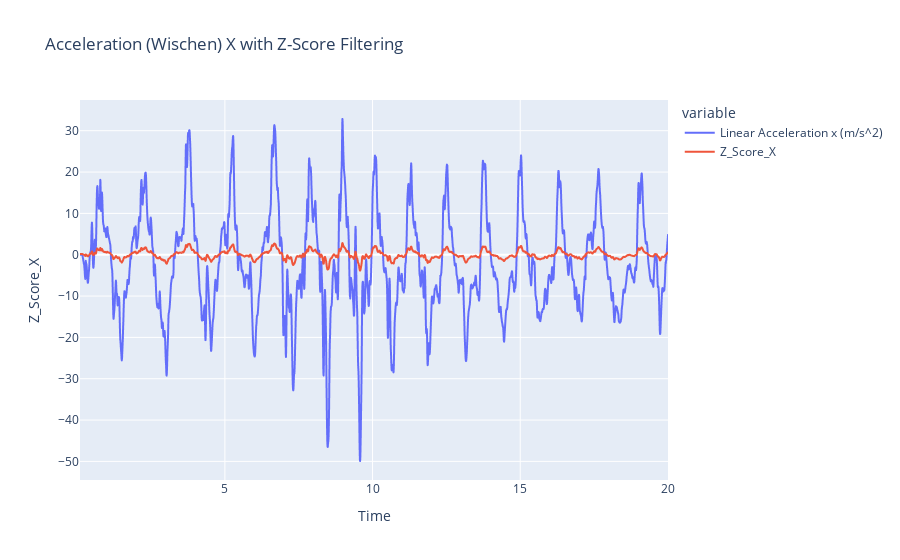
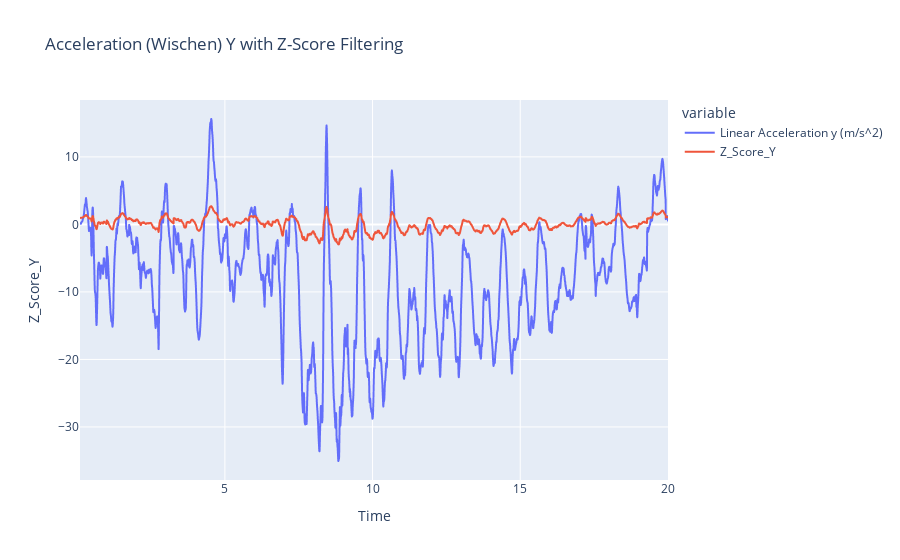
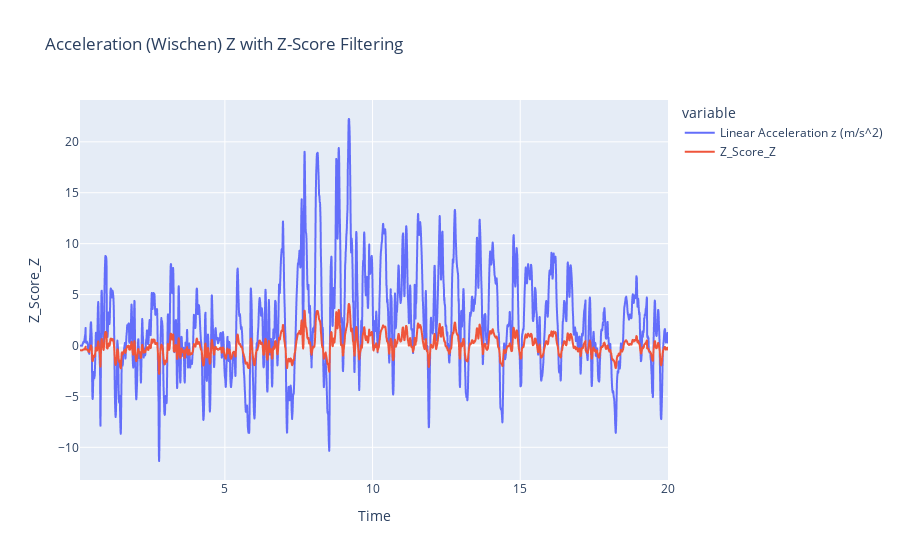
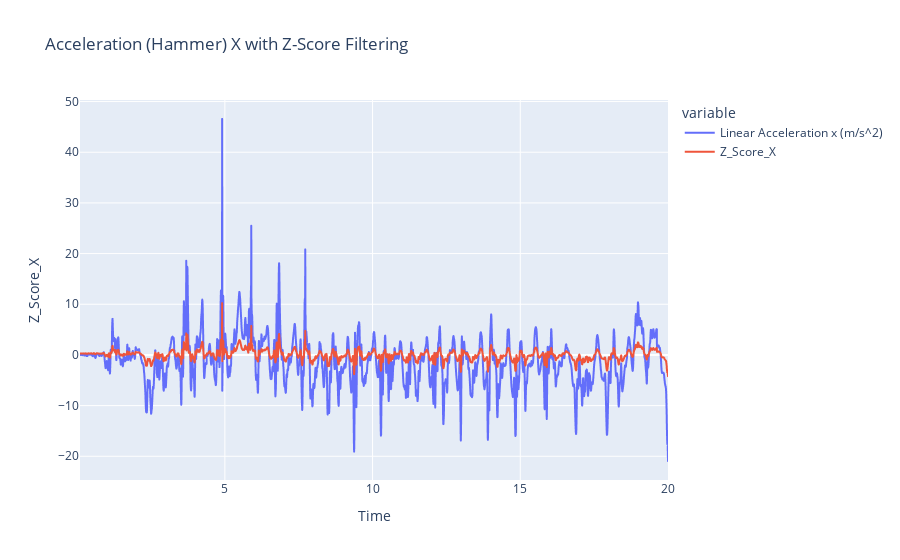

The notebook cell saved with these charts, in order:
### Markdown cell above
# Ausreißer Bereinigung
Hier wollen wir nun die möglichen Ausreißer bereinigen:

### Code cell
# Berechnung der Z-Scores für jede Spalte (X, Y, Z)
filtered_dataframeWischen['Z_Score_X'] = stats.zscore(filtered_dataframeWischen['Linear Acceleration x (m/s^2)'])
filtered_dataframeWischen['Z_Score_Y'] = stats.zscore(filtered_dataframeWischen['Linear Acceleration y (m/s^2)'])
filtered_dataframeWischen['Z_Score_Z'] = stats.zscore(filtered_dataframeWischen['Linear Acceleration z (m/s^2)'])

filtered_dataframeHammer['Z_Score_X'] = stats.zscore(filtered_dataframeHammer['Linear Acceleration x (m/s^2)'])
filtered_dataframeHammer['Z_Score_Y'] = stats.zscore(filtered_dataframeHammer['Linear Acceleration y (m/s^2)'])
filtered_dataframeHammer['Z_Score_Z'] = stats.zscore(filtered_dataframeHammer['Linear Acceleration z (m/s^2)'])

# Festlegen eines Schwellenwerts für Z-Scores, ab dem ein Punkt als Ausreißer betrachtet wird
z_score_threshold = 4  

# Filtern der Ausreißer aus dem filterd_dataframe (nur wenn alle drei Achsen unterhalb des Threshold liegen sind Daten ok)
filtered_dataframe = filtered_dataframeWischen[(abs(filtered_dataframeWischen['Z_Score_X']) <= z_score_threshold) &
                     (abs(filtered_dataframeWischen['Z_Score_Y']) <= z_score_threshold) &
                     (abs(filtered_dataframeWischen['Z_Score_Z']) <= z_score_threshold)]



# Jetzt enthält 'filtered_dataframe' nur noch die Datenpunkte, die nicht als Ausreißer betrachtet werden.
print(filtered_dataframeWischen.shape)
print(filtered_dataframeHammer.shape)

#Plotting
plot_filter(filtered_dataframeWischen, 'Linear Acceleration x (m/s^2)', 'Z_Score_X', 'Acceleration (Wischen) X with Z-Score Filtering')
plot_filter(filtered_dataframeWischen, 'Linear Acceleration y (m/s^2)', 'Z_Score_Y', 'Acceleration (Wischen) Y with Z-Score Filtering')
plot_filter(filtered_dataframeWischen, 'Linear Acceleration z (m/s^2)', 'Z_Score_Z', 'Acceleration (Wischen) Z with Z-Score Filtering')

plot_filter(filtered_dataframeHammer, 'Linear Acceleration x (m/s^2)', 'Z_Score_X', 'Acceleration (Hammer) X with Z-Score Filtering')
plot_filter(filtered_dataframeHammer, 'Linear Acceleration y (m/s^2)', 'Z_Score_Y', 'Acceleration (Hammer) Y with Z-Score Filtering')
plot_filter(filtered_dataframeHammer, 'Linear Acceleration z (m/s^2)', 'Z_Score_Z', 'Acceleration (Hammer) Z with Z-Score Filtering')

### Figure 1 — Plotly figure (JSON) as saved in the notebook; plotly's stock layout.template omitted (floating-point values rounded to 4 significant figures; data arrays with more than 128 entries replaced by an {"elided": "..."} marker saying what was removed)
{"data": [{"hovertemplate": "variable=Linear Acceleration x (m/s^2)<br>Time (s)=%{x}<br>value=%{y}<extra></extra>", "legendgroup": "Linear Acceleration x (m/s^2)", "line": {"color": "#636efa", "dash": "solid"}, "marker": {"symbol": "circle"}, "mode": "lines", "name": "Linear Acceleration x (m/s^2)", "showlegend": true, "type": "scattergl", "x": {"elided": "3998 float values"}, "xaxis": "x", "y": {"elided": "3998 float values"}, "yaxis": "y"}, {"hovertemplate": "variable=Z_Score_X<br>Time (s)=%{x}<br>value=%{y}<extra></extra>", "legendgroup": "Z_Score_X", "line": {"color": "#EF553B", "dash": "solid"}, "marker": {"symbol": "circle"}, "mode": "lines", "name": "Z_Score_X", "showlegend": true, "type": "scattergl", "x": {"elided": "3998 float values"}, "xaxis": "x", "y": {"elided": "3998 float values"}, "yaxis": "y"}], "layout": {"legend": {"title": {"text": "variable"}, "tracegroupgap": 0}, "title": {"text": "Acceleration (Wischen) X with Z-Score Filtering"}, "xaxis": {"anchor": "y", "domain": [0, 1], "title": {"text": "Time"}}, "yaxis": {"anchor": "x", "domain": [0, 1], "title": {"text": "Z_Score_X"}}}}

### Figure 2 — Plotly figure (JSON) as saved in the notebook; plotly's stock layout.template omitted (floating-point values rounded to 4 significant figures; data arrays with more than 128 entries replaced by an {"elided": "..."} marker saying what was removed)
{"data": [{"hovertemplate": "variable=Linear Acceleration y (m/s^2)<br>Time (s)=%{x}<br>value=%{y}<extra></extra>", "legendgroup": "Linear Acceleration y (m/s^2)", "line": {"color": "#636efa", "dash": "solid"}, "marker": {"symbol": "circle"}, "mode": "lines", "name": "Linear Acceleration y (m/s^2)", "showlegend": true, "type": "scattergl", "x": {"elided": "3998 float values"}, "xaxis": "x", "y": {"elided": "3998 float values"}, "yaxis": "y"}, {"hovertemplate": "variable=Z_Score_Y<br>Time (s)=%{x}<br>value=%{y}<extra></extra>", "legendgroup": "Z_Score_Y", "line": {"color": "#EF553B", "dash": "solid"}, "marker": {"symbol": "circle"}, "mode": "lines", "name": "Z_Score_Y", "showlegend": true, "type": "scattergl", "x": {"elided": "3998 float values"}, "xaxis": "x", "y": {"elided": "3998 float values"}, "yaxis": "y"}], "layout": {"legend": {"title": {"text": "variable"}, "tracegroupgap": 0}, "title": {"text": "Acceleration (Wischen) Y with Z-Score Filtering"}, "xaxis": {"anchor": "y", "domain": [0, 1], "title": {"text": "Time"}}, "yaxis": {"anchor": "x", "domain": [0, 1], "title": {"text": "Z_Score_Y"}}}}

### Figure 3 — Plotly figure (JSON) as saved in the notebook; plotly's stock layout.template omitted (floating-point values rounded to 4 significant figures; data arrays with more than 128 entries replaced by an {"elided": "..."} marker saying what was removed)
{"data": [{"hovertemplate": "variable=Linear Acceleration z (m/s^2)<br>Time (s)=%{x}<br>value=%{y}<extra></extra>", "legendgroup": "Linear Acceleration z (m/s^2)", "line": {"color": "#636efa", "dash": "solid"}, "marker": {"symbol": "circle"}, "mode": "lines", "name": "Linear Acceleration z (m/s^2)", "showlegend": true, "type": "scattergl", "x": {"elided": "3998 float values"}, "xaxis": "x", "y": {"elided": "3998 float values"}, "yaxis": "y"}, {"hovertemplate": "variable=Z_Score_Z<br>Time (s)=%{x}<br>value=%{y}<extra></extra>", "legendgroup": "Z_Score_Z", "line": {"color": "#EF553B", "dash": "solid"}, "marker": {"symbol": "circle"}, "mode": "lines", "name": "Z_Score_Z", "showlegend": true, "type": "scattergl", "x": {"elided": "3998 float values"}, "xaxis": "x", "y": {"elided": "3998 float values"}, "yaxis": "y"}], "layout": {"legend": {"title": {"text": "variable"}, "tracegroupgap": 0}, "title": {"text": "Acceleration (Wischen) Z with Z-Score Filtering"}, "xaxis": {"anchor": "y", "domain": [0, 1], "title": {"text": "Time"}}, "yaxis": {"anchor": "x", "domain": [0, 1], "title": {"text": "Z_Score_Z"}}}}

### Figure 4 — Plotly figure (JSON) as saved in the notebook; plotly's stock layout.template omitted (floating-point values rounded to 4 significant figures; data arrays with more than 128 entries replaced by an {"elided": "..."} marker saying what was removed)
{"data": [{"hovertemplate": "variable=Linear Acceleration x (m/s^2)<br>Time (s)=%{x}<br>value=%{y}<extra></extra>", "legendgroup": "Linear Acceleration x (m/s^2)", "line": {"color": "#636efa", "dash": "solid"}, "marker": {"symbol": "circle"}, "mode": "lines", "name": "Linear Acceleration x (m/s^2)", "showlegend": true, "type": "scattergl", "x": {"elided": "3997 float values"}, "xaxis": "x", "y": {"elided": "3997 float values"}, "yaxis": "y"}, {"hovertemplate": "variable=Z_Score_X<br>Time (s)=%{x}<br>value=%{y}<extra></extra>", "legendgroup": "Z_Score_X", "line": {"color": "#EF553B", "dash": "solid"}, "marker": {"symbol": "circle"}, "mode": "lines", "name": "Z_Score_X", "showlegend": true, "type": "scattergl", "x": {"elided": "3997 float values"}, "xaxis": "x", "y": {"elided": "3997 float values"}, "yaxis": "y"}], "layout": {"legend": {"title": {"text": "variable"}, "tracegroupgap": 0}, "title": {"text": "Acceleration (Hammer) X with Z-Score Filtering"}, "xaxis": {"anchor": "y", "domain": [0, 1], "title": {"text": "Time"}}, "yaxis": {"anchor": "x", "domain": [0, 1], "title": {"text": "Z_Score_X"}}}}
